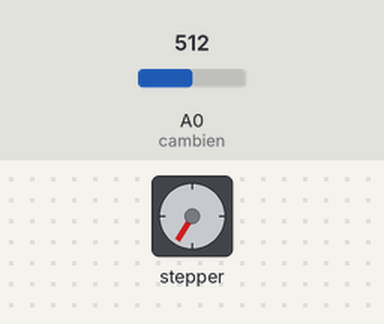
Simulated run of this sketch. Board: Arduino Uno, built with avr-gcc and run on an emulated ATmega328P. On the bench: stepper motor. The inputs (shaded band) are chosen by the test bench; at power-on: A0 (cambien) = 512. Stepper angles assume 2048 steps per turn; what the sketch prints to the serial monitor is not drawn.

Above: at 2.5 s.
2.6 s: A0 (cambien) set to 710
At 4.9 s:
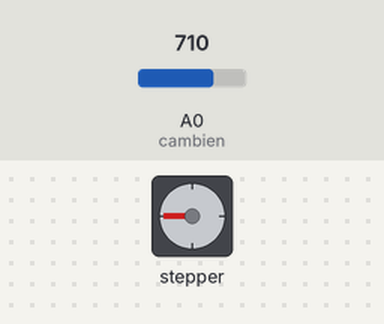
6.1 s: A0 (cambien) set to 690
At 6.5 s:
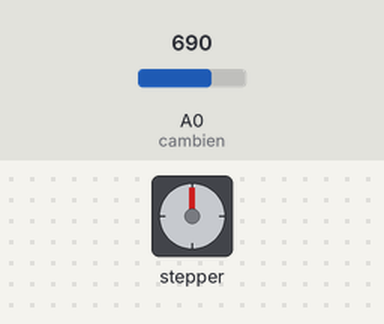
11.5 s: A0 (cambien) set to 716
At 13.5 s:
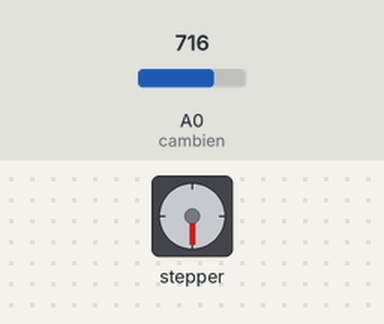
15.0 s: A0 (cambien) set to 511
20.4 s: A0 (cambien) set to 900
Timing chart, 0 to 24.9 s (numbered marks = the images above; inputs shaded):
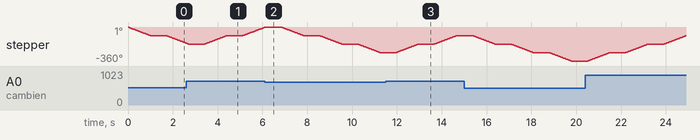

The sketch:

khigas.ino
```cpp
#include <Stepper.h>

// Số bước cần thiết để quay một vòng (360 độ) của động cơ bước
const int stepsPerRevolution = 2048;
Stepper myStepper(stepsPerRevolution, 12, 10, 11, 9); //IN1, IN3, IN2, IN4

#define  cambien  A0

int val;

void setup() {
  myStepper.setSpeed(15);
  Serial.begin(9600);
}

void loop() {
  val = analogRead(cambien);
  Serial.print("Giá trị cảm biến: ");
  Serial.println(val);

  if (val > 700){
      Serial.println("Co GAS");
      myStepper.step(0.25 * stepsPerRevolution); //45/360 = 0.25
      delay(200);
    }
  else{
      Serial.println("Khong co gas");
      myStepper.step(-0.25 * stepsPerRevolution); //45/360 = 0.25
      delay(200);
    }
  delay(500);
}
```
